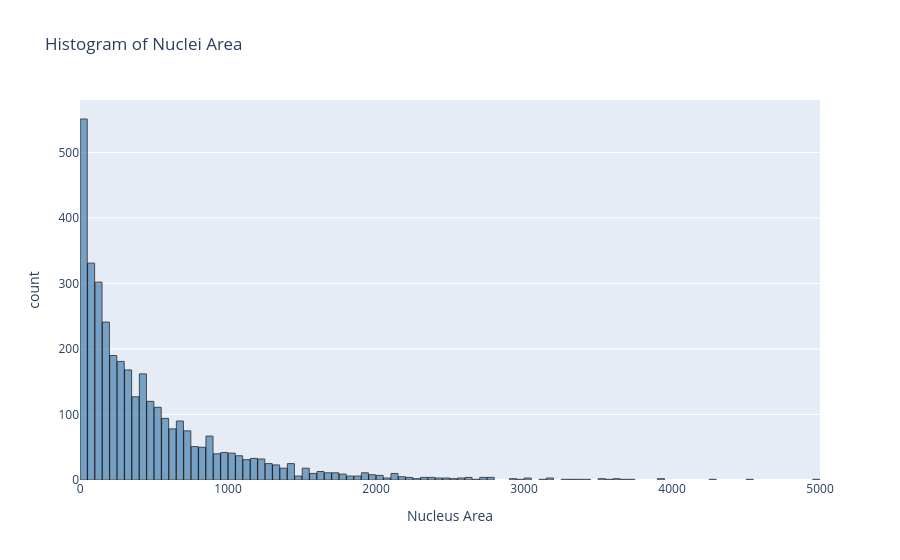

The notebook cell saved with this chart:
### Code cell
import plotly.express as px

fig = px.histogram(
    props_df,
    x="area",
    nbins=100,
    title="Histogram of Nuclei Area",
    labels={"area": "Nucleus Area", "count": "Count"},
    opacity=0.7
)
fig.update_traces(marker_color="steelblue", marker_line_color="black", marker_line_width=1)
fig.update_layout(bargap=0.05)
fig.show()

### Figure 1 — Plotly figure (JSON) as saved in the notebook; plotly's stock layout.template omitted (floating-point values rounded to 4 significant figures; data arrays with more than 128 entries replaced by an {"elided": "..."} marker saying what was removed)
{"data": [{"bingroup": "x", "hovertemplate": "Nucleus Area=%{x}<br>count=%{y}<extra></extra>", "legendgroup": "", "marker": {"color": "steelblue", "line": {"color": "black", "width": 1}, "opacity": 0.7, "pattern": {"shape": ""}}, "name": "", "nbinsx": 100, "orientation": "v", "showlegend": false, "type": "histogram", "x": {"elided": "3534 float values"}, "xaxis": "x", "yaxis": "y"}], "layout": {"bargap": 0.05, "barmode": "relative", "legend": {"tracegroupgap": 0}, "title": {"text": "Histogram of Nuclei Area"}, "xaxis": {"anchor": "y", "domain": [0, 1], "title": {"text": "Nucleus Area"}}, "yaxis": {"anchor": "x", "domain": [0, 1], "title": {"text": "count"}}}}
